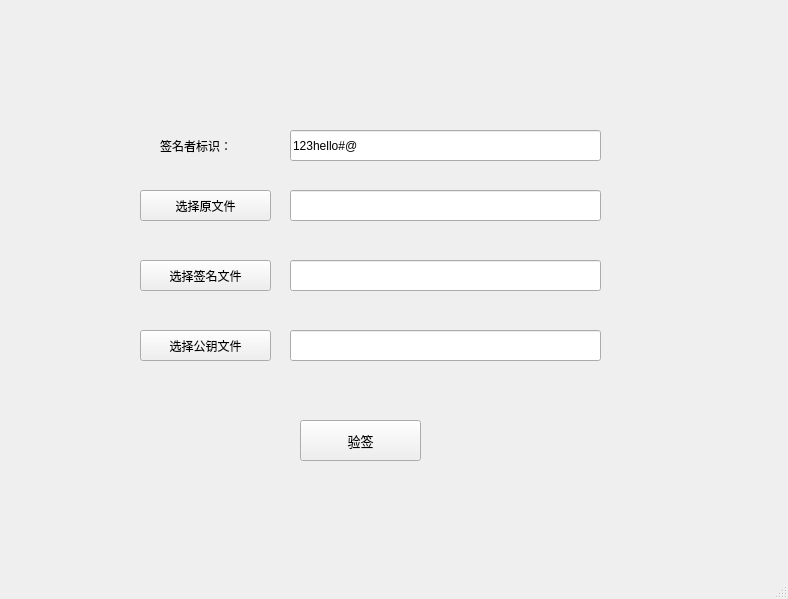
<?xml version="1.0" encoding="UTF-8"?>
<ui version="4.0">
 <class>sm3_veri</class>
 <widget class="QMainWindow" name="sm3_veri">
  <property name="geometry">
   <rect>
    <x>0</x>
    <y>0</y>
    <width>788</width>
    <height>599</height>
   </rect>
  </property>
  <property name="windowTitle">
   <string>验证签名</string>
  </property>
  <widget class="QWidget" name="centralwidget">
   <widget class="CustomLineEdit" name="lineEdit_dir_raw_file">
    <property name="geometry">
     <rect>
      <x>290</x>
      <y>190</y>
      <width>311</width>
      <height>31</height>
     </rect>
    </property>
   </widget>
   <widget class="QPushButton" name="btn_sm3veri_cho_raw_file">
    <property name="geometry">
     <rect>
      <x>140</x>
      <y>190</y>
      <width>131</width>
      <height>31</height>
     </rect>
    </property>
    <property name="text">
     <string>选择原文件</string>
    </property>
    <property name="icon">
     <iconset resource="resources.qrc">
      <normaloff>:/icons/icons/-_打开项目.png</normaloff>:/icons/icons/-_打开项目.png</iconset>
    </property>
   </widget>
   <widget class="CustomLineEdit" name="lineEdit_signer_id">
    <property name="geometry">
     <rect>
      <x>290</x>
      <y>130</y>
      <width>311</width>
      <height>31</height>
     </rect>
    </property>
    <property name="text">
     <string>123hello#@</string>
    </property>
   </widget>
   <widget class="QLabel" name="label_2">
    <property name="geometry">
     <rect>
      <x>160</x>
      <y>130</y>
      <width>91</width>
      <height>31</height>
     </rect>
    </property>
    <property name="text">
     <string>签名者标识：</string>
    </property>
   </widget>
   <widget class="CustomLineEdit" name="lineEdit_dir_sig_file">
    <property name="geometry">
     <rect>
      <x>290</x>
      <y>260</y>
      <width>311</width>
      <height>31</height>
     </rect>
    </property>
   </widget>
   <widget class="QPushButton" name="btn_sm3veri_cho_sig_file">
    <property name="geometry">
     <rect>
      <x>140</x>
      <y>260</y>
      <width>131</width>
      <height>31</height>
     </rect>
    </property>
    <property name="text">
     <string>选择签名文件</string>
    </property>
    <property name="icon">
     <iconset resource="resources.qrc">
      <normaloff>:/icons/icons/-_打开项目.png</normaloff>:/icons/icons/-_打开项目.png</iconset>
    </property>
   </widget>
   <widget class="CustomLineEdit" name="lineEdit_dir_pub_file">
    <property name="geometry">
     <rect>
      <x>290</x>
      <y>330</y>
      <width>311</width>
      <height>31</height>
     </rect>
    </property>
   </widget>
   <widget class="QPushButton" name="btn_sm3veri_cho_pub_file">
    <property name="geometry">
     <rect>
      <x>140</x>
      <y>330</y>
      <width>131</width>
      <height>31</height>
     </rect>
    </property>
    <property name="text">
     <string>选择公钥文件</string>
    </property>
    <property name="icon">
     <iconset resource="resources.qrc">
      <normaloff>:/icons/icons/-_打开项目.png</normaloff>:/icons/icons/-_打开项目.png</iconset>
    </property>
   </widget>
   <widget class="QPushButton" name="btn_sm3veri_verification">
    <property name="geometry">
     <rect>
      <x>300</x>
      <y>420</y>
      <width>121</width>
      <height>41</height>
     </rect>
    </property>
    <property name="font">
     <font>
      <family>Arial</family>
      <pointsize>10</pointsize>
     </font>
    </property>
    <property name="text">
     <string>验签</string>
    </property>
    <property name="icon">
     <iconset resource="resources.qrc">
      <normaloff>:/icons/icons/-_另存为.png</normaloff>:/icons/icons/-_另存为.png</iconset>
    </property>
    <property name="iconSize">
     <size>
      <width>30</width>
      <height>30</height>
     </size>
    </property>
   </widget>
  </widget>
  <widget class="QMenuBar" name="menubar">
   <property name="geometry">
    <rect>
     <x>0</x>
     <y>0</y>
     <width>788</width>
     <height>26</height>
    </rect>
   </property>
  </widget>
  <widget class="QStatusBar" name="statusbar"/>
 </widget>
 <customwidgets>
  <customwidget>
   <class>CustomLineEdit</class>
   <extends>QLineEdit</extends>
   <header location="global">customlineedit.h</header>
  </customwidget>
 </customwidgets>
 <resources>
  <include location="resources.qrc"/>
 </resources>
 <connections/>
</ui>
